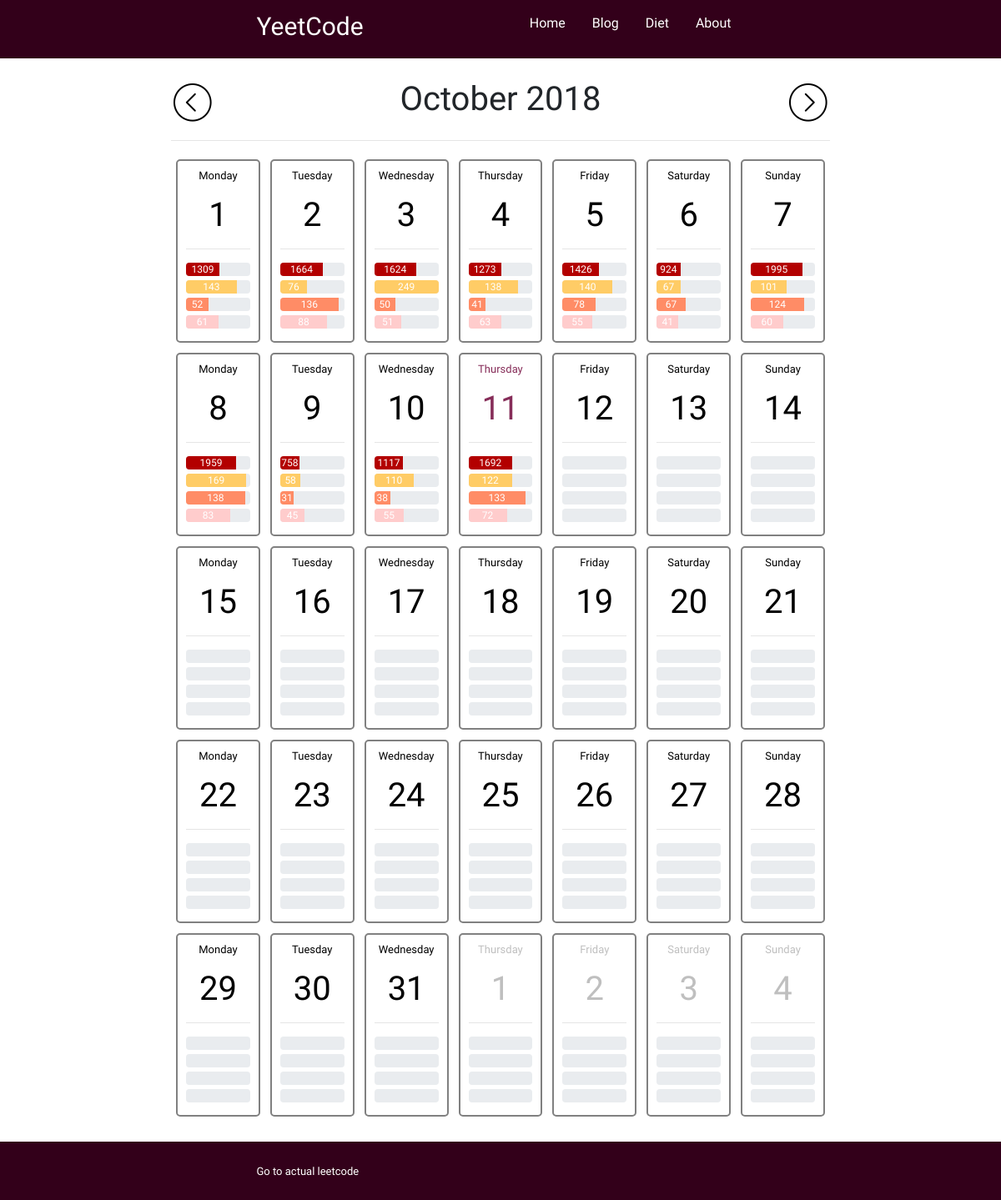
The page /diet/current on the database its author committed.
### diet/models.py (models this page shows, shortened)
class NutritionMonth(models.Model):
    year = models.IntegerField()
    month = models.TextField(default="January", choices=[(m,m) for m in MONTH_MAP])
    month_num = models.IntegerField(default=1, choices=[(d, d) for d in range(1, 13)])
    month_slug = models.TextField(default="00-00")
    def get_month_offset(self, delta):
        month = ((self.month_num-1) + delta)%12 + 1
        years_delta = -1*int(delta/12) if delta < 0 else int(delta/12)
        if self.month_num + delta < 1:
            years_delta -= 1
        elif self.month_num + delta > 12:
            years_delta += 1
        year = self.year + years_delta
        _month_slug = "%d-%d" % (year, month)
        if not NutritionMonth.objects.filter(month_slug=_month_slug):
            new_month = NutritionMonth(year=year,
                                       month=MONTH_MAP[month-1],
                                       month_num=month,
                                       month_slug=_month_slug)
            new_month.save()
        return year, month
    def get_month_iter(self):
        month_iter = []
        month_cal = calendar.Calendar().itermonthdates(self.year, self.month_num)
        count = 0
        week_iter = []
        for day in month_cal:
            _day_t = day.timetuple()
            _slug = "%d-%d-%d" % (_day_t.tm_year, _day_t.tm_mon, _day_t.tm_mday)
            if NutritionDay.objects.filter(day_slug=_slug):
                cur_day = NutritionDay.objects.get(day_slug=_slug)
            else:
                cur_day = NutritionDay(month=self,
                                       cur_date=date(_day_t.tm_year, _day_t.tm_mon, _day_t.tm_mday),
                                       weekday=WEEK_MAP[count],
                                       day_slug=_slug)
                cur_day.save()
            count+=1
            week_iter.append(cur_day)
            if count%7 == 0:
                count = 0
                month_iter.append(week_iter)
                week_iter = []
        return month_iter
    def fill_month(self, day=None):
        random.seed(int(datetime.now().timestamp()))
        past_foods = list(FoodItem.objects.all())
        past_exercise = list(ExerciseItem.objects.all())
        month_days = self.nutritionday_set.filter(cur_date__month=self.month_num)
        for d in range(1, date.today().day + 1):
            day = month_days.get(cur_date__day=d)
            if not day.fooditem_set.all():
                for f in random.sample(past_foods, k=random.randrange(4, 8)):
                    f.copy_to_date(day)
                for e in random.sample(past_exercise, k=random.randrange(0, 6)):
                    e.copy_to_date(day)

class NutritionDay(models.Model):
    month = models.ForeignKey(NutritionMonth, on_delete=models.CASCADE)
    day_slug = models.TextField(default="00-00-00")
    weekday = models.TextField(default="Sunday", choices=[(w,w) for w in WEEK_MAP])
    cur_date = models.DateField()
    calories = models.IntegerField(null=True)
    carbs = models.IntegerField(null=True)
    protein = models.IntegerField(null=True)
    fat = models.IntegerField(null=True)
    weight = models.IntegerField(null=True)

### diet/views.py (the view)
# urls.py: path('current', views.month_current, name='diet_month_current'),
def month_current(request):
    today = datetime.now().timetuple()
    _month_slug = "%d-%d" % (today.tm_year, today.tm_mon)
    if not NutritionMonth.objects.filter(month_slug=_month_slug):
        cur_month = NutritionMonth(year=today.tm_year,
                                   month=MONTH_MAP[month-1],
                                   month_num=today.tm_mon,
                                   month_slug=_month_slug)
        cur_month.save()
    else:
        cur_month = NutritionMonth.objects.get(month_slug=_month_slug)
    prev_year, prev_month = cur_month.get_month_offset(-1)
    next_year, next_month = cur_month.get_month_offset(1)
    cur_month.fill_month()
    context = {'cur_month': today.tm_mon,
               'cur_year': today.tm_year,
               'cur_day': today.tm_mday,
               'month': cur_month,
               'month_iter': cur_month.get_month_iter(),
               'prev_year': prev_year,
               'prev_month': prev_month,
               'next_year': next_year,
               'next_month': next_month,
               'daily_p': DAILY_SCALED}
    return render(request, 'diet.html', context)

### diet/templates/diet.html (shortened to what this page needs)
{% extends 'base.html' %}
{% load static %}
{% block extra_head %}
<link rel="stylesheet" type="text/css" href="{% static 'diet.css' %}">
{% endblock %}
{% block content %}
<div class="row">
  <div class="col-md-2"></div>
  <div class="col-md-8">
    <br>
      <table style="width:100%">
        <tr>
          <td>
            <a href="{% url 'month_view' prev_year prev_month %}" class="align-bottom" style="float:left;"><img src="{% static 'diet/left-arrow.png' %}" alt="left_arrow"></a>
          </td>
          <td>
            <h1 style="font-family: Galada; text-align: center; font-size: 40px">{{ month.month }} {{ month.year }}</h1>
          </td>
          <td>
            <a href="{% url 'month_view' next_year next_month %}" class="align-bottom" style="float:right;"><img src="{% static 'diet/right-arrow.png' %}" alt="right_arrow"></a>
          </td>
        </tr>
      </table>
    <hr>
    <table style="width:100%" class="diet-calendar">
      {% for week in month_iter %}
      <tr>
        {% for d in week %}
        <td>
          <a href="{% url 'day_view' d.cur_date.year d.cur_date.month d.cur_date.day %}" class="calendar-link">
            <div class=calendar-card>
              {% if d.cur_date.day == cur_day and d.cur_date.month == cur_month and d.cur_date.year == cur_year %}
                <div class=current-day>
              {% elif d.cur_date.month == month.month_num %}
                <div class=month-day>
              {% else %}
                <div class=not-month-day>
              {% endif %}
              <p style="font-size:small;">{{ d.weekday }}</p>
              <h1>{{ d.cur_date.day }}</h1>
            </div>
            <hr>
            <div class="progress" style="margin-bottom:5px;">
              <div class="progress-bar" role="progressbar" style="width:{% widthratio d.calories daily_p.CALORIES 1 %}%;background-color:#b30000;" aria-valuenow="50" aria-valuemin="0" aria-valuemax="100">{% if d.calories != 0 %}{{d.calories}}{% endif %}</div>
            </div>
            <div class="progress" style="margin-bottom:5px;">
              <div class="progress-bar" role="progressbar" style="width:{% widthratio d.carbs daily_p.CARBS 1 %}%;background-color:#ffcc66;" aria-valuenow="50" aria-valuemin="0" aria-valuemax="100">{% if d.carbs != 0 %}{{d.carbs}}{% endif %}</div>
            </div>
            <div class="progress" style="margin-bottom:5px;">
              <div class="progress-bar" role="progressbar" style="width:{% widthratio d.protein daily_p.PROTEIN 1 %}%;background-color:#ff8c66;" aria-valuenow="75" aria-valuemin="0" aria-valuemax="100">{% if d.protein != 0 %}{{d.protein}}{% endif %}</div>
            </div>
            <div class="progress" style="margin-bottom:5px;">
              <div class="progress-bar" role="progressbar" style="width:{% widthratio d.fat daily_p.FAT 1 %}%;background-color:#ffcccc;" aria-valuenow="100" aria-valuemin="0" aria-valuemax="100">{% if d.fat != 0 %}{{d.fat}}{% endif %}</div>
            </div>
            </div>
          </a>
        </td>
        {% endfor %}
      </tr>
      {% endfor %}
    </table>
    <br>
  </div>
  <div class="col-md-2"></div>
</div>
{% endblock %}

### application/static/base.css (style rules this page uses)
body { margin: 0; font-family: Questrial; }

### diet/static/diet.css (style rules this page uses)
.calendar-card { color: black; padding: 10px; border:2px solid grey; border-radius: 5px; margin: 5px; text-align: center; }
.not-month-day { color: #bfbfbf; }
.current-day { color: #862d59; }
table { table-layout: fixed; }

### rows shown on the page
NutritionMonth: month "October", year "2018"
NutritionDay: weekday "Monday", cur_date.day "1", calories "1309", carbs "143", protein "52", fat "61"
NutritionDay: weekday "Tuesday", cur_date.day "2", calories "1664", carbs "76", protein "136", fat "88"
NutritionDay: weekday "Wednesday", cur_date.day "3", calories "1624", carbs "249", protein "50", fat "51"
NutritionDay: weekday "Thursday", cur_date.day "4", calories "1273", carbs "138", protein "41", fat "63"
NutritionDay: weekday "Friday", cur_date.day "5", calories "1426", carbs "140", protein "78", fat "55"
NutritionDay: weekday "Saturday", cur_date.day "6", calories "924", carbs "67", protein "67", fat "41"
NutritionDay: weekday "Sunday", cur_date.day "7", calories "1995", carbs "101", protein "124", fat "60"
NutritionDay: weekday "Monday", cur_date.day "8", calories "1959", carbs "169", protein "138", fat "83"
NutritionDay: weekday "Tuesday", cur_date.day "9", calories "758", carbs "58", protein "31", fat "45"
NutritionDay: weekday "Wednesday", cur_date.day "10", calories "1117", carbs "110", protein "38", fat "55"
NutritionDay: weekday "Thursday", cur_date.day "11", calories "1692", carbs "122", protein "133", fat "72"
NutritionDay: weekday "Friday", cur_date.day "12"
NutritionDay: weekday "Saturday", cur_date.day "13"
NutritionDay: weekday "Sunday", cur_date.day "14"
NutritionDay: weekday "Monday", cur_date.day "15"
NutritionDay: weekday "Tuesday", cur_date.day "16"
NutritionDay: weekday "Wednesday", cur_date.day "17"
NutritionDay: weekday "Thursday", cur_date.day "18"
NutritionDay: weekday "Friday", cur_date.day "19"
NutritionDay: weekday "Saturday", cur_date.day "20"
NutritionDay: weekday "Sunday", cur_date.day "21"
NutritionDay: weekday "Monday", cur_date.day "22"
NutritionDay: weekday "Tuesday", cur_date.day "23"
NutritionDay: weekday "Wednesday", cur_date.day "24"
NutritionDay: weekday "Thursday", cur_date.day "25"
NutritionDay: weekday "Friday", cur_date.day "26"
NutritionDay: weekday "Saturday", cur_date.day "27"
NutritionDay: weekday "Sunday", cur_date.day "28"
NutritionDay: weekday "Monday", cur_date.day "29"
NutritionDay: weekday "Tuesday", cur_date.day "30"
NutritionDay: weekday "Wednesday", cur_date.day "31"
NutritionDay: weekday "Thursday", cur_date.day "1"
NutritionDay: weekday "Friday", cur_date.day "2"
NutritionDay: weekday "Saturday", cur_date.day "3"
NutritionDay: weekday "Sunday", cur_date.day "4"
